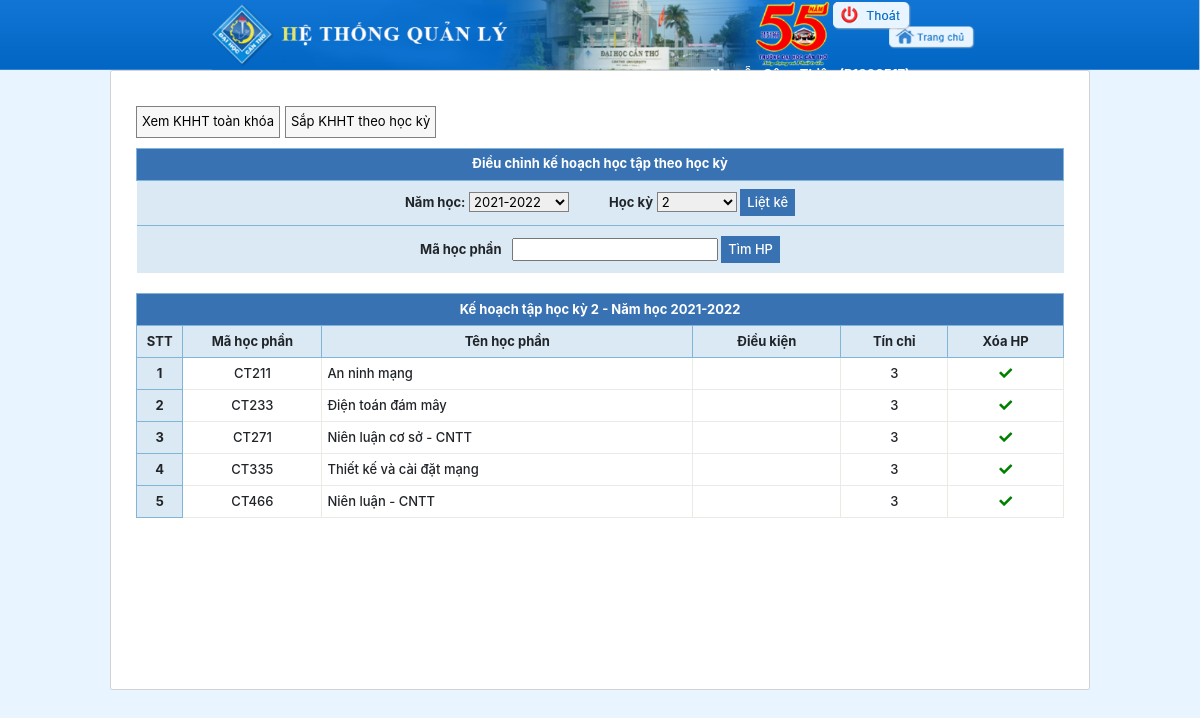
Screenshot of /htql/sinhvien/skhht.php (signed in) with the database file from the repository.
### tables this page shows
CREATE TABLE `sinh_vien` (
  `MSSV` char(8) NOT NULL,
  `Ho_ten` text DEFAULT NULL,
  `Gmail` text DEFAULT NULL,
  `Ngay_sinh` date DEFAULT NULL,
  `Gioi_tinh` bit(1) DEFAULT NULL,
  `Dia_chi` text DEFAULT NULL,
  `Ma_lop` char(50) DEFAULT NULL,
  `Khoa_hoc` char(50) DEFAULT NULL,
  `Password` text DEFAULT NULL,
  `Nam_BD` year(4) DEFAULT NULL
);

CREATE TABLE `nien_khoa` (
  `Ma_NK` int(11) NOT NULL,
  `Ten_NK` varchar(10) DEFAULT NULL
);

CREATE TABLE `khht` (
  `MSSV` char(8) NOT NULL,
  `Ma_mon` char(5) NOT NULL,
  `Ma_HK` int(11) NOT NULL,
  `Ma_NK` int(11) NOT NULL,
  `Diem_so` float DEFAULT NULL,
  `Diem_chu` varchar(2) DEFAULT NULL,
  `DKHP` bit(1) DEFAULT NULL
);

CREATE TABLE `mon_hoc` (
  `Ma_mon` char(5) NOT NULL,
  `Ten_mon` varchar(255) DEFAULT NULL,
  `Tin_chi` int(11) DEFAULT NULL
);

### htql/sinhvien/skhht.php (the view, shortened to what this page needs)
<!DOCTYPE html>
<html lang="en">
<head>
</head>
<?php
    $mank = isset($_POST['mank']) ? $_POST['mank'] : 3;
    $mahk = isset($_POST['mahk']) ? $_POST['mahk'] : 2;
?>
<?php include_once __DIR__ . '/../layouts/bootstrap.php'?>
<body>
    <?php include_once __DIR__ . '/../layouts/header.php'?>
    <div class="content wide">
        <?php
            include_once __DIR__ . '/../../connect_db.php';
            $query_hk = mysqli_query($conn,"CALL Select_HK()");
            $data_hk=[];
            while($result_HK = mysqli_fetch_array($query_hk,MYSQLI_ASSOC)){
                $data_hk[] = array(
                    'Ma_HK' => $result_HK['Ma_HK'],
                    'Ten_HK' => $result_HK['Ten_HK']
                );
            }
            if($query_hk){
                $conn->next_result();
            }$mssv = $_SESSION['user'];
            $query_sv = mysqli_query($conn,"CALL student_information('$mssv')");
            if($query_sv){
                $conn->next_result();
            }
            $date = getdate();
            $year_now = $date['year'];
            $dataNK=[];
            $query_NK = mysqli_query($conn,"CALL Select_NK_DKHP('$year_now')");
            while($result_NK = mysqli_fetch_array($query_NK,MYSQLI_ASSOC)){
                $dataNK[] = array(
                    'Ma_NK' => $result_NK['Ma_NK'],
                    'Ten_NK' => $result_NK['Ten_NK']
                );
            }
            if($query_NK){
                $conn->next_result();
            }
        ?>
        <div style="margin: 35px 25px 0 25px;">
            <div style="display: flex;column-gap: 5px;margin: 10px 0;">
                <a class="btn_khht" href="/../DBMS_HTQLSV/htql/sinhvien/khht.php">Xem KHHT toàn khóa</a>
                <a class="btn_khht" href="/../DBMS_HTQLSV/htql/sinhvien/skhht.php">Sắp KHHT theo học kỳ</a>
            </div>
            <div>
                <table style="width: 100%;font-size: 13px;">
                    <tr>
                        <td colspan="6" class="td_item" style="text-align: center;background-color:#3872b2; color: white;font-weight: bold;">Điều chỉnh kế hoạch học tập theo học kỳ</td>
                    </tr>
                    <tr>
                        <td style="background-color: #dae9f3;">
                            <form method="POST">
                                <div style="display: flex; align-items: center;justify-content: center; column-gap: 40px;height: 44px;">
                                    <div>
                                        <label for="mank" style="font-weight: bold;">Năm học: </label>
                                        <select name="mank" id="mank" style="border: 1px solid gray;width: 100px;">
                                            <?php foreach($dataNK as $val_NK):?>
                                                <?php if($mank == $val_NK['Ma_NK']):?>
                                                    <option value="<?=$val_NK['Ma_NK']?>" selected><?=$val_NK['Ten_NK']?></option>
                                                    <?php $ten_nk=$val_NK['Ten_NK']?>
                                                <?php else:?>
                                                    <option value="<?=$val_NK['Ma_NK']?>"><?=$val_NK['Ten_NK']?></option>
                                                <?php endif;?>
                                            <?php endforeach;?>
                                        </select>
                                    </div>
                                    <div>
                                        <label for="mahk" style="font-weight: bold;">Học kỳ</label>
                                        <select name="mahk" id="mahk" style="border: 1px solid gray;width: 80px;">
                                            <?php foreach($data_hk as $val_hk):?>
                                                <?php if($mahk == $val_hk['Ma_HK']):?>
                                                    <option value="<?=$val_hk['Ma_HK']?>" selected><?=$val_hk['Ten_HK']?></option>
                                                <?php else:?>
                                                    <option value="<?=$val_hk['Ma_HK']?>"><?=$val_hk['Ten_HK']?></option>
                                                <?php endif;?>
                                            <?php endforeach;?>
                                        </select>
                                        <button type="submit" style="border: 1px solid #3872b2;padding: 3px 6px;background-color:#3872b2;color: white;font-weight: 500;cursor: pointer;">Liệt kê</button>
                                    </div>
                                </div>
                            </form>
                            <div style="border-top: 1px solid #80b5d7;padding: 10px 0;display: flex;justify-content: center;align-items: center;column-gap: 10px;">
                                <label style="font-weight: bold;" for="ma_hp">Mã học phần</label>
                                <div>
                                    <input type="text" id="ma_hp">
                                    <button type="submit" id="search_HP" style="border: 1px solid #3872b2;padding: 3px 6px;background-color:#3872b2;color: white;font-weight: 500;cursor: pointer;">Tìm HP</button>
                                </div>
                            </div>
                                <?php
                                    $query_mh = mysqli_query($conn,"CALL Select_Monhoc()");
                                    if($query_mh){
                                        $conn->next_result();
                                    }
                                ?>
                        </td>
                    </tr>
                </table>
                <table style="width: 100%;font-size: 13px;margin-top: 20px;">
                    <tr>
                        <td colspan="7" class="td_item" style="text-align: center;background-color:#3872b2; color: white;font-weight: bold;">Kế hoạch tập học kỳ <?=$mahk?> - Năm học <?=$ten_nk?></td>
                    </tr>
                    <tr>
                        <td class="td_item"width="5%">STT</td>
                        <td class="td_item" width="15%">Mã học phần</td>
                        <td class="td_item" width="40%">Tên học phần</td>
                        <td class="td_item">Điều kiện</td>
                        <td class="td_item">Tín chỉ</td>
                        <td class="td_item">Xóa HP</td>
                    </tr>
                    <?php
                        $data_HP=[];
                        $query_HP_HK = mysqli_query($conn,"CALL SelectHP_HK('$mssv','$mahk','$mank')");
                        $i=1;
                        while($row = mysqli_fetch_array($query_HP_HK,MYSQLI_ASSOC)){
                            $data_HP[] = array(
                                'STT' => $i,
                                'Ma_mon' => $row['Ma_mon'],
                                'Ten_mon' => $row['Ten_mon'],
                                'Tin_chi' => $row['Tin_chi'],
                                'DKHP' => $row['DKHP'],
                            );
                            $i++;
                        }
                    ?>
                    <?php foreach($data_HP as $val_HP):?>
                        <tr>
                            <td class="td_item"><?=$val_HP['STT']?></td>
                            <td class="td_value"><?=$val_HP['Ma_mon']?></td>
                            <td style="padding-left: 5px; text-align: left;" class="td_value"><?=$val_HP['Ten_mon']?></td>
                            <td class="td_value"></td>
                            <td class="td_value"><?=$val_HP['Tin_chi']?></td>
                            <td class="td_value" style="color: #bd2130;">
                                <?php if($val_HP['DKHP']==0):?>
                                    <i class="fas fa-times btn_exit" data-msv="<?=$mssv?>" data-mhk="<?=$mahk?>" data-mnk="<?=$mank?>" data-mhp="<?=$val_HP['Ma_mon']?>"></i>
                                <?php else:?>
                                    <i class="fas fa-check" style="color: green;"></i>
                                <?php endif;?>
                            </td>
                        </tr>
                    <?php endforeach;?>
                </table>
            </div>
        </div>
    </div>
</body>
</html>

### htql/layouts/header.php (shortened to what this page needs)
<?php
    include_once __DIR__.'/../../connect_db.php';
        $result_user['Ho_ten']='';
        $result_user['MSSV']='';
        if(isset($_SESSION['user'])){
            $sv = $_SESSION['user'];
            $query = mysqli_query($conn,"CALL student_information('$sv')");
            $result_user = mysqli_fetch_array($query,MYSQLI_ASSOC);
        }
    ?>
<header style="position:relative">
    <img src="/../DBMS_HTQLSV/htql/images/Screenshot 2021-11-27 093116.png" width="100%">
    <?php if(isset($_SESSION['user'])):?>
        <div class="btn_logout"><img src="/../DBMS_HTQLSV/htql/images/btn_logout.png"></div>
    <?php endif;?>
    <a href="/../DBMS_HTQLSV/htql/sinhvien/hindex.php" class="home"></a>
    <div class="user_login"><?=$result_user['Ho_ten'].' ('.$result_user['MSSV'].')'?></div>
</header>

### htql/layouts/header.php (style rules this page uses)
* { padding: 0; margin: 0; box-sizing: border-box; }
.content { background-color: white; margin-top: 5px; border: 1px solid lightgray; min-height: 620px; border-radius: 2px; }
.wide { max-width: 980px; margin: 0 auto; }
body { background-color:#e8f4ff }
.home { position: absolute; display: block; height: 30px; width: 110px; top: 33px; right: 290px; background-color: transparent; }
.btn_logout { position: absolute; display: block; height: 30px; width: 110px; top: 2px; right: 257px; }
.user_login { position: absolute; font-size: 13px; font-weight: 700; top: 65px; right: 290px; color: white; }

### htql/sinhvien/skhht.php (style rules this page uses)
.td_item { border: 1px solid #80b5d7; text-align: center; font-weight: bold; background-color: #dae9f3 }
.td_value { border: 1px solid #EBEBE4; font-weight: 480; text-align: center; }
td { height: 32px; }
.btn_khht { border: 1px solid gray; background-color: #f7f7f7; padding: 5px; font-size: 13px; cursor: pointer; text-decoration: none; color: black; }
label { margin-bottom:0 !important; }

### rows the page displays
sinh_vien: Ho_ten "Nguyễn Công Thiện", MSSV "B1809517"
nien_khoa: Ten_NK "2021-2022"
khht: DKHP "1", Ma_mon "CT211", Ma_mon.Ten_mon "An ninh mạng", Ma_mon.Tin_chi "3"
khht: STT "2", Ma_mon "CT233", Ma_mon.Ten_mon "Điện toán đám mây", Ma_mon.Tin_chi "3", DKHP "1" (drawn)
khht: Ma_mon.Tin_chi "3", Ma_mon "CT271", Ma_mon.Ten_mon "Niên luận cơ sở - CNTT", DKHP "1" (drawn)
khht: STT "4", Ma_mon "CT335", Ma_mon.Ten_mon "Thiết kế và cài đặt mạng", Ma_mon.Tin_chi "3", DKHP "1" (drawn)
khht: STT "5", Ma_mon "CT466", Ma_mon.Ten_mon "Niên luận - CNTT", Ma_mon.Tin_chi "3", DKHP "1" (drawn)

### other values shown
$mahk "2"
form field mank "2021-2022"
form field mahk "2"
